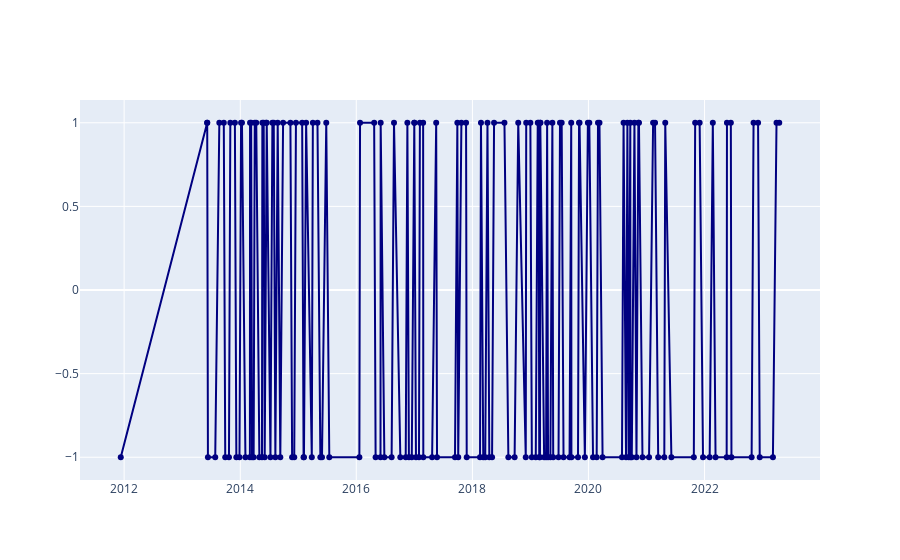

Notebook cell for this chart:
### Code cell
journeys_an = journeys.copy()
meaaan = journeys_an[
    pd.to_datetime(journeys_an.departureDate) >= date_livraison + pd.Timedelta(30, unit='d')
].departureDraught.mean()
journeys_an['annee'] = journeys_an['departureDate'].apply(lambda x : pd.to_datetime(x).year)
mean = journeys_an[
    pd.to_datetime(journeys_an.departureDate) >= date_livraison + pd.Timedelta(30, unit='d')
][["annee", 'departureDraught']].groupby('annee').mean()
display(mean)
journeys_an['LoadedDepart'] = journeys_an[['departureDraught', 'annee']].apply(
    lambda row: row['departureDraught'] > 10.2,
    # lambda row: row['departureDraught'] > meaaan,
    axis=1
)
journeys_an['LoadedArrival'] = journeys_an[['arrivalDraught', 'annee']].apply(
    lambda row: row['arrivalDraught'] > 10.2,
    axis=1
)
journeys_an['LoadedDepart'] = journeys_an['LoadedDepart'].apply(lambda x : 1 if x else -1)
journeys_an['LoadedArrival'] = journeys_an['LoadedArrival'].apply(lambda x : 1 if x else -1)
journeys_plot = journeys_an[
    (journeys_an.LoadedDepart != journeys_an.LoadedDepart.shift(-1))|(journeys_an.LoadedDepart != journeys_an.LoadedDepart.shift(1))
]

fig_pipe = go.Figure(
    go.Scatter(
        x=journeys_plot['departureDate'],
        y=journeys_plot['LoadedDepart'],
        line=dict(color='navy'),
        mode='lines+markers'
    )
)

fig_pipe.update_layout(template='plotly')
fig_pipe

### Figure 1 — Plotly figure (JSON) as saved in the notebook; plotly's stock layout.template omitted (floating-point values rounded to 4 significant figures; data arrays with more than 128 entries replaced by an {"elided": "..."} marker saying what was removed)
{"data": [{"line": {"color": "navy"}, "mode": "lines+markers", "x": {"elided": "168 str values"}, "y": {"elided": "168 int values"}, "type": "scatter"}], "layout": {}}
